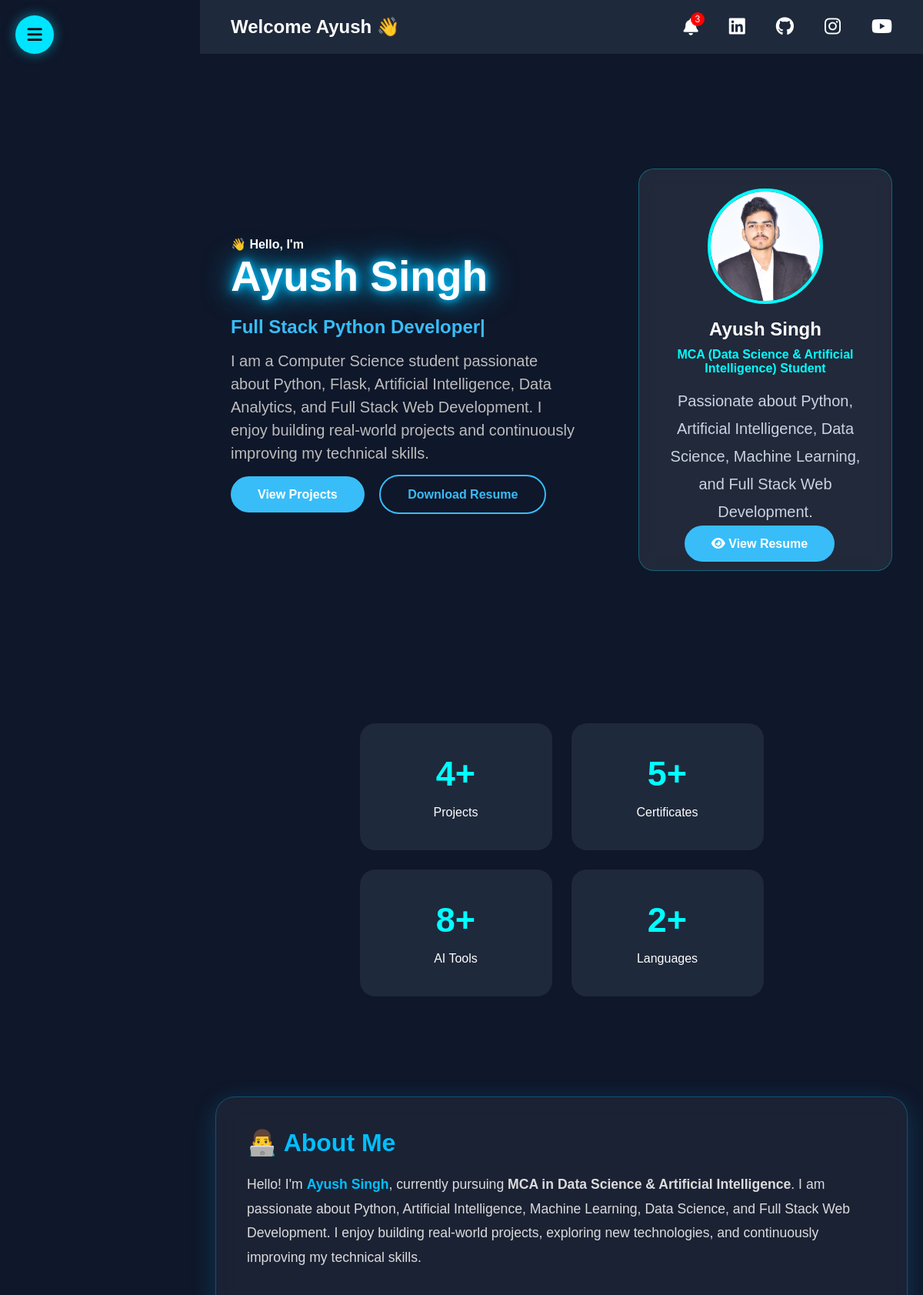
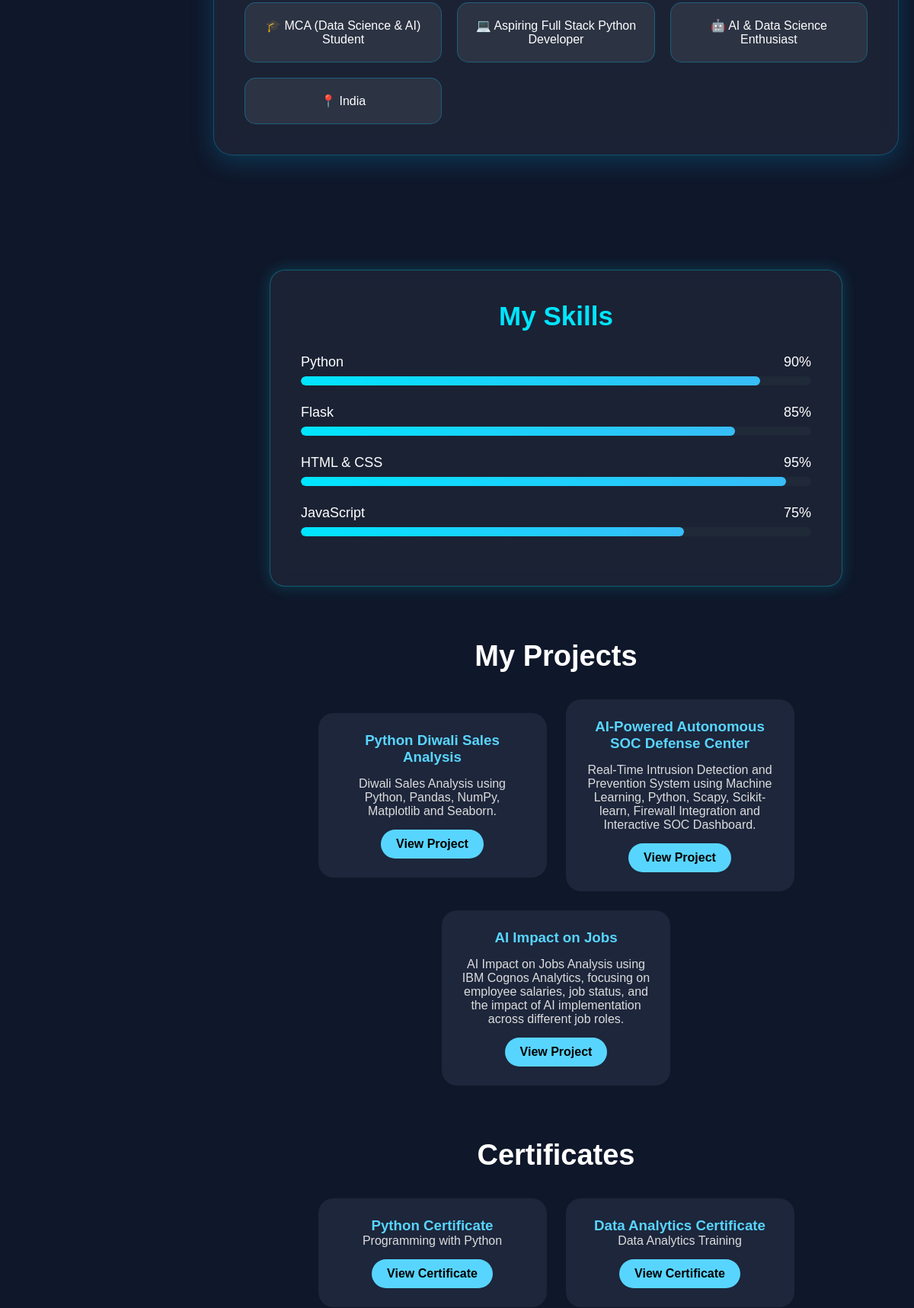
/dashboard (upper part), run on the app's committed database (2 pictures, top to bottom).
### tables this page shows
CREATE TABLE projects(
    id INTEGER PRIMARY KEY AUTOINCREMENT,
    title TEXT,
    description TEXT,
    github TEXT
);

### app.py (the view)
@app.route("/dashboard")
def dashboard():
    conn = sqlite3.connect("portfolio.db")
    cursor = conn.cursor()
    cursor.execute("SELECT * FROM projects")
    projects = cursor.fetchall()
    conn.close()
    return render_template("dashboard.html", projects=projects)

### templates/dashboard.html (shortened to what this page needs)
<!DOCTYPE html>
<html lang="en">
<head>
<link rel="stylesheet" href="{{ url_for('static', filename='css/dashboard.css') }}">
<link href="https://cdnjs.cloudflare.com/ajax/libs/font-awesome/6.5.2/css/all.min.css" rel="stylesheet">
<link rel="stylesheet" href="https://unpkg.com/aos@2.3.4/dist/aos.css">
</head>
<body>
<div class="menu-btn" onclick="toggleSidebar()">
    <i class="fa-solid fa-bars"></i>
</div>
<div class="main">
<div class="navbar">
<h2>Welcome Ayush 👋</h2>
<div class="icons">
<div class="notification">
    <i class="fa-solid fa-bell" id="bell"></i>
    <span class="badge">3</span>
</div>
<a href="https://www.linkedin.com/in/ayush-singh-11234a2bb?utm_source=share_via&utm_content=profile&utm_medium=member_android" target="_blank">
    <i class="fab fa-linkedin"></i></a>
<a href="https://github.com/Ayush739085" target="_blank">
    <i class="fab fa-github"></i>
<a href="https://www.instagram.com/_ayush_singh_7777?igsh=MWQ5M3B6NWIxNXg4OQ==" target="_blank">
    <i class="fab fa-instagram"></i></a>
<a href="#"><i class="fab fa-youtube"></i></a>
</div>
</div>
<div id="home" class="hero" data-aos="fade-up">
    <div class="dashboard">
        <section class="hero-section">
            <div class="hero-left">
                <h4>👋 Hello, I'm</h4>
                <h1 class="hero-name">Ayush Singh</h1>
                <h2><span id="typing"></span></h2>
                <p>
    I am a Computer Science student passionate about Python, Flask,
    Artificial Intelligence, Data Analytics, and Full Stack Web Development.
    I enjoy building real-world projects and continuously improving my technical skills.
</p>
                <div class="hero-buttons">
                    <a href="#projects" class="btn">View Projects</a>
                    <a href="{{ url_for('static', filename='image/Annu Resume new.pdf') }}"
   class="btn2"
   download>
    Download Resume
</a>
                </div>
            </div>
            <div class="profile-card" data-aos="zoom-in">
                <img src="{{ url_for('static', filename='image/profile.jpg') }}"
                     class="profile-img"
                     alt="Profile">
                <h2>Ayush Singh</h2>
                <h4>MCA (Data Science & Artificial Intelligence) Student</h4>
                <p>
                    <p>
    Passionate about Python, Artificial Intelligence, Data Science,
    Machine Learning, and Full Stack Web Development.
</p>
<a href="{{ url_for('static', filename='image/Annu Resume new.pdf') }}" target="_blank" class="btn">
    <i class="fa-solid fa-eye"></i> View Resume
</a>
        </section>
    </div>
</div>
<div class="stats">
    <div class="card">
        <h1 class="counter" data-target="4">0+</h1>
        <p>Projects</p>
    </div>
    <div class="card">
        <h1 class="counter" data-target="5">0+</h1>
        <p>Certificates</p>
    </div>
    <div class="card">
        <h1 class="counter" data-target="8">0+</h1>
        <p>AI Tools</p>
    </div>
    <div class="card">
        <h1 class="counter" data-target="2">0+</h1>
        <p>Languages</p>
    </div>
</div>
<section id="about" class="about-section">
    <div class="about-card">
        <h2>👨‍💻 About Me</h2>
        <p>
            Hello! I'm <span>Ayush Singh</span>, currently pursuing
            <strong>MCA in Data Science & Artificial Intelligence</strong>.
            I am passionate about Python, Artificial Intelligence,
            Machine Learning, Data Science, and Full Stack Web Development.
            I enjoy building real-world projects, exploring new technologies,
            and continuously improving my technical skills.
        </p>
        <div class="about-info">
            <div>🎓 MCA (Data Science & AI) Student</div>
            <div>💻 Aspiring Full Stack Python Developer</div>
            <div>🤖 AI & Data Science Enthusiast</div>
            <div>📍 India</div>
        </div>
    </div>
</section>
    <section class="skills" id="skills">
    <h2>My Skills</h2>
    <div class="skill">
        <p>Python <span>90%</span></p>
        <div class="progress">
            <div class="progress-bar python"></div>
        </div>
    </div>
    <div class="skill">
        <p>Flask <span>85%</span></p>
        <div class="progress">
            <div class="progress-bar flask"></div>
        </div>
    </div>
    <div class="skill">
        <p>HTML & CSS <span>95%</span></p>
        <div class="progress">
            <div class="progress-bar html"></div>
        </div>
    </div>
    <div class="skill">
        <p>JavaScript <span>75%</span></p>
        <div class="progress">
            <div class="progress-bar js"></div>
        </div>
    </div>
</section>
<section id="projects" class="projects">
    <h2>My Projects</h2>
    <div class="project-container">
    {% for project in projects %}
    <div class="project-card">
        <h3>{{ project[1] }}</h3>
        <p>{{ project[2] }}</p>
        <a href="{{ project[3] }}"
           target="_blank"
           class="project-btn">
            View Project
        </a>
    </div>
    {% endfor %}
    </div>
</section>
<section id="certificates" class="certificates">
<h2>Certificates</h2>
<div class="certificate-container">
<div class="certificate-card">
<h3>Python Certificate</h3>
<p>Programming with Python</p>
<a href="{{ url_for('static', filename='image/Certificate_ai.pdf') }}"
   target="_blank"
   class="certificate-btn">
    View Certificate
</a>
</div>
<div class="certificate-card">
    <h3>Data Analytics Certificate</h3>
    <p>Data Analytics Training</p>
    <a href="{{ url_for('static', filename='image/DataAnalytics.pdf') }}"
       target="_blank"
       class="certificate-btn">
        View Certificate
    </a>
</div>
</div>
</section>
<link rel="stylesheet"
href="https://cdnjs.cloudflare.com/ajax/libs/font-awesome/6.5.2/css/all.min.css">
</body>
</html>

### data on the page
projects: title "Python Diwali Sales Analysis", description "Diwali Sales Analysis using Python, Pandas, NumPy, Matplotlib and Seaborn."
projects: title "AI-Powered Autonomous SOC Defense Center", description "Real-Time Intrusion Detection and Prevention System using Machine Learning, Python, Scapy, Scikit-learn, Firewall Integration and Interactive SOC Dashboard."
projects: title "AI Impact on Jobs", description "AI Impact on Jobs Analysis using IBM Cognos Analytics, focusing on employee salaries, job status, and the impact of AI implementation across different job roles."
